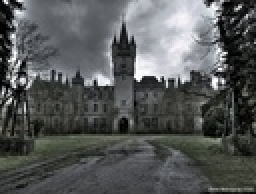
%> input picture Recursive_Edge_Detection_Cyril/castle.jpg, 128 x 97 px, shrunk from 1024 x 775 before the run (shown 2 times larger)
$ octave Recursive_Edge_Detection_Cyril_Script.m   (GNU Octave 9; MATLAB toolbox functions it lacks are replaced by stand-ins)
%> lines starting %> are read from the running program, lines starting %| are printed output that depends on the picture; in (x1, y1, x2, y2) boxes, pixels count from 0 and x2, y2 are one past the last pixel; in counts of white or black regions, pixels touching at a corner belong together; the program's own positions count from 1
%Input Image
input = imread('castle.jpg');
%> input is the input picture: size 97x128x3 uint8; mean R, G, B 86.4, 88.7, 88.5
%Convert Image to GrayScale
input_gray=rgb2gray(input);
[rows, columns ,depth] = size(input_gray);
%> rows = 97; columns = 128; depth = 1
x=input_gray;
%Declare coefficients

%Value of alpha
alpha =1.0;

%Value of K:
knum = (1-exp(-alpha))^2;
kden= 1+(2*alpha*exp(-alpha))-exp(-2*alpha);
k = knum/kden;

%Value of other coefficients:
a1=0; a5=k;
a2=1; a6= k* exp(-alpha)*(alpha-1);
a3=-1; a7=k*exp(-alpha)*(alpha+1);
a4=0; a8 = -k*exp(-2*alpha);

b1=2*exp(-alpha);b2=-exp(-2*alpha);

c1 = -((1-exp(-alpha))^2); c2=1;

%Start of Recursive Filtering Scheme
%Derivative of X

%Along Horizontal
%Step1: Calculate y1

%Boundary Conditions
%x(m,0) = 0;
%yl(m, 0), y1(m, -1) = 0;
y1=x;
for n=1:columns
    for m=1:rows
        if n==1
            y1(m,n)=a1*x(m,n)+a2*0+b1*0+b2*0;
        elseif n==2
            y1(m,n)=a1*x(m,n)+a2*x(m,n-1)+b1*y1(m,n-1)+b2*0;
        else
            y1(m,n)=a1*x(m,n)+a2*x(m,n-1)+b1*y1(m,n-1)+b2*y1(m,n-2);
        end
    end
end

%Step2: Calculate y2
%Boundary Conditions
%x(m,N+1),x(m,N+2)= 0
%y2(m,N+1),y2(m,N+2) = 0
y2=x;
for n=columns:-1:n
    for m=1:rows
        if n==columns
            y2(m,n)=a3*0+a4*0+b1*0+b2*0;
        else
            y2(m,n)=a3*x(m,n+1)+a4*x(m,n+2)+b1*y2(m,n+1)+b2*y2(m,n+2);
        end
    end
end
%> y2: size 97x128 uint8; min 0, max 255, mean 87.6
%Step3:Calculate R(m,n)
r=x;
for n=1:columns
    for m=1:rows
        r(m,n) =c1*(y1(m,n)+y2(m,n));
    end
end
%> r: size 97x128 uint8; every value is 0
%Along Vertical
%Step4: Calculate y3
%Boundary Conditions
%r(0, n) = 0;
%y1(0, n) ,y1(-1,n) = 0;
y3=x;
for m=1:rows
    for n=1:columns
        if m==1
            y3(m,n)=a5*r(m,n)+a6*0+b1*0+b2*0;
        elseif m==2
            y3(m,n)=a5*r(m,n)+a6*r(m-1,n)+b1*y1(m-1,n)+b2*0;
        else
            y3(m,n)=a5*r(m,n)+a6*r(m-1,n)+b1*y1(m-1,n)+b2*y1(m-2,n);
        end
    end
end
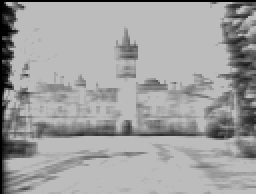
%> y3: size 97x128 uint8 (shown 2 times larger); min 0, max 188, mean 160.5
%Step5: Calculate y4
%Boundary Conditions
%r(M + 1, n) = r(M + 2, n) = 0 and
%y2(M + 1, n) = y2(M + 2, n) = 0
y4=x;
for m=rows:-1:m
    for n=1:columns
        if m==rows
            y4(m,n)=a7*0+a8*0+b1*0+b2*0;
        else
            y4(m,n)=a7*r(m+1,n)+a8*r(m+2,n)+b1*y2(m+1,n)+b2*y2(m+2,n);
        end
    end
end
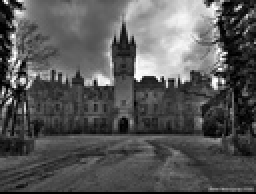
%> y4: size 97x128 uint8 (shown 2 times larger); min 0, max 255, mean 87.4

%Step5: Calculate Xfinal
xfinal=x;
for n=1:columns
    for m=1:rows
        xfinal(m,n)=c2*(y3(m,n)+y4(m,n));
    end
end
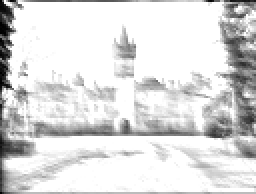
%> xfinal: size 97x128 uint8 (shown 2 times larger); min 0, max 255, mean 220.1

%---------------------------------------------------------------------------------------------%

%Derivative of Y

%Reassigning value of other coefficients with swapping ai=ai+4 , c1=c2:
ya5=0; ya1=k;
ya6=1; ya2= k* exp(-alpha)*(alpha-1);
ya7=-1; ya3=k*exp(-alpha)*(alpha+1);
ya8=0; ya4 = -k*exp(-2*alpha);

yb1=2*exp(-alpha);yb2=-exp(-2*alpha);

yc1 = 1; yc2=-((1-exp(-alpha))^2);

%Along Horizontal
%Step1: Calculate yy1

%Boundary Conditions
%x(m,0) = 0;
%yl(m, 0), y1(m, -1) = 0;
yy1=x;
for n=1:columns
    for m=1:rows
        if n==1
            yy1(m,n)=ya1*x(m,n)+ya2*0+yb1*0+yb2*0;
        elseif n==2
            yy1(m,n)=ya1*x(m,n)+ya2*x(m,n-1)+yb1*yy1(m,n-1)+yb2*0;
        else
            yy1(m,n)=ya1*x(m,n)+ya2*x(m,n-1)+yb1*yy1(m,n-1)+yb2*yy1(m,n-2);
        end
    end
end

%Step2: Calculate y2
%Boundary Conditions
%x(m,N+1),x(m,N+2)= 0
%y2(m,N+1),y2(m,N+2) = 0
yy2=x;
for n=columns:-1:n
    for m=1:rows
        if n==columns
            yy2(m,n)=ya3*0+ya4*0+yb1*0+yb2*0;
        else
            yy2(m,n)=ya3*x(m,n+1)+ya4*x(m,n+2)+yb1*yy2(m,n+1)+yb2*yy2(m,n+2);
        end
    end
end

%Step3:Calculate R(m,n)
ry=x;
for n=1:columns
    for m=1:rows
        ry(m,n) =yc1*(yy1(m,n)+yy2(m,n));
    end
end
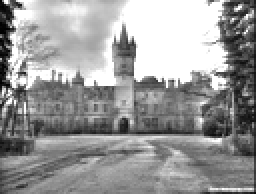
%> ry: size 97x128 uint8 (shown 2 times larger); min 0, max 255, mean 153.3

%Along Vertical
%Step4: Calculate y3
%Boundary Conditions
%r(0, n) = 0;
%y1(0, n) ,y1(-1,n) = 0;
yy3=x;
for m=1:rows
    for n=1:columns
        if m==1
            yy3(m,n)=ya5*ry(m,n)+ya6*0+yb1*0+yb2*0;
        elseif m==2
            yy3(m,n)=ya5*ry(m,n)+ya6*ry(m-1,n)+yb1*yy1(m-1,n)+yb2*0;
        else
            yy3(m,n)=ya5*ry(m,n)+ya6*ry(m-1,n)+yb1*yy1(m-1,n)+yb2*yy1(m-2,n);
        end
    end
end
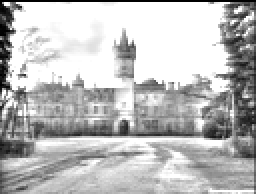
%> yy3: size 97x128 uint8 (shown 2 times larger); min 0, max 255, mean 187.8

%Step5: Calculate y4
%Boundary Conditions
%r(M + 1, n) = r(M + 2, n) = 0 and
%y2(M + 1, n) = y2(M + 2, n) = 0
yy4=x;
for m=rows:-1:m
    for n=1:columns
        if m==rows
            yy4(m,n)=ya7*0+ya8*0+yb1*0+yb2*0;
        else
            yy4(m,n)=ya7*ry(m+1,n)+ya8*ry(m+2,n)+yb1*yy2(m+1,n)+yb2*yy2(m+2,n);
        end
    end
end

%Step5: Calculate Yfinal
yfinal=x;
for n=1:columns
    for m=1:rows
        yfinal(m,n)=yc2*(yy3(m,n)+yy4(m,n));
    end
end


%Calculate Gradient Magnitude

xfinal=double(xfinal);
%> xfinal: size 97x128 double
yfinal =double(yfinal);
%> yfinal: size 97x128 double; every value is 0
im_edge=double(x);
angle = double(x);

for m=1:rows
    for n=1:columns
        im_edge(m,n)= ((xfinal(m,n)^2+yfinal(m,n)^2)).^(0.5);
        angle(m,n)=atan2(xfinal(m,n),yfinal(m,n));
    end
end
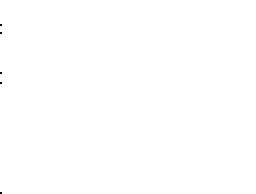
%> angle: size 97x128 double (shown 2 times larger); values 0 (black) and 1.57 (white), 100% white; black in thin lines or dots, all inside (x1, y1, x2, y2) = (0, 12, 1, 97)

%Calculate Non Maxima Suppression and use threshold hysterisis to get the final output of the image edges.
O = nonMaximaSuppression(im_edge,angle);
O = threshold( O, 30);
colormap(gray);
imagesc(O);

%Calculate the threshold points which are greater than the specified threshold for us being 30
function O = threshold( I, t)
  O = ones(size(I,1),size(I,2));
  for i = 1 : size(I,1)
    for j = 1 : size(I,2)
        if(I(i,j) >= t)
            O(i,j) = 255;
        end
    end
  end

end

%Calculate Non Maximum Suppression where we calculate the direction of the gradient %
function O = nonMaximaSuppression( E , a)
ang =a;
    O = zeros(size(E,1),size(E,2));
    for row=2:size(E,1)-1
        for col=2:size(E,2)-1
            if(localmaxima(E(row-1:row+1,col-1:col+1),ang(row,col)))
                O(row,col) = E(row,col);
            else
                O(row,col) = 0;
            end
        end
    end

 %Calculates by taking 9 points neighborhood with gradient values and angle.
% [11 lines left out: function localmaxima, not called in this run]

    mnO = min(min(O));
%> mnO = 0
    mxO = max(max(O));
%> mxO = 255
    Oout = zeros(size(O,1),size(O,2));

    for i=1:size(O,1)
        for j=1:size(O,2)
            Oout(i,j) = (255/(mxO-mnO+1))*(O(i,j)-mnO+1);
        end
    end
%> after the loop in threshold, `for i = 1 : size(I,1)`:
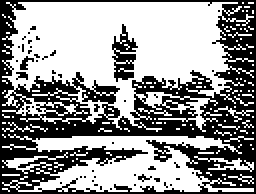
%> O: size 97x128 double (shown 2 times larger); values 1 (black) and 255 (white), 58.1% white; 48 black regions (45 under 20 px), largest, box (x1, y1, x2, y2) and area: (0, 0, 128, 97) 4869, (56, 12, 69, 41) 187, (10, 28, 17, 35) 23

%Bilinear Interpolation of values in the direction specified plus specified angle
% [54 lines left out: function bipolar, not called in this run]
end
